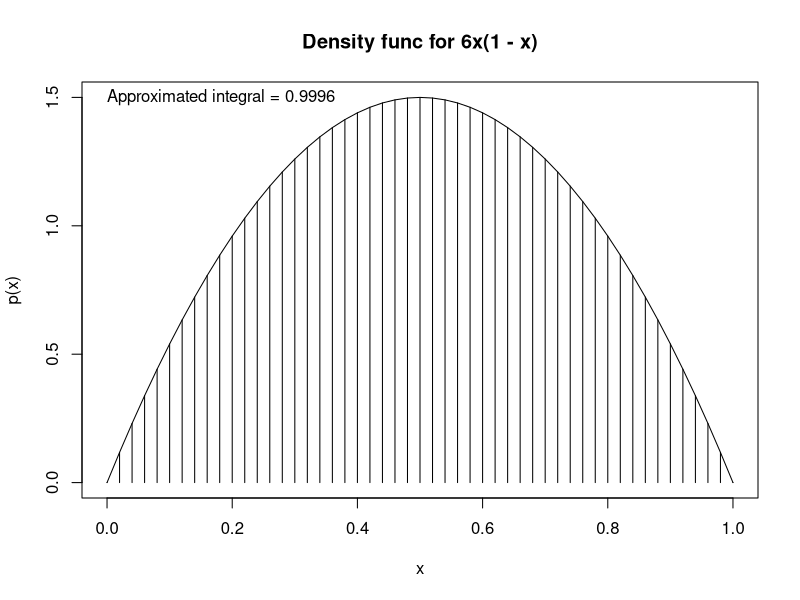

Source code (R):
# Specify standard deviation of distribution.
xlow = 0
xhigh = 1
dx = 0.02
# Specify interval width on x-axis
# Specify comb points along the x axis:
x = seq(from=xlow, to=xhigh ,by=dx)
# Compute y values, i.e., probability density at each value of x:
y = 6 * x * (1 - x)
# Approximate the integral as the sum of width * height for each interval.
area = sum(dx * y)
# Plot the function. "plot" draws the intervals. "lines" draws the bell curve.
plot(x, y, type='h', lwd=1, xlab='x', ylab='p(x)', main="Density func for 6x(1 - x)")
lines(x, y)
# Display info in the graph.
text(0, max(y), paste("Approximated integral =", area), adj=0)
